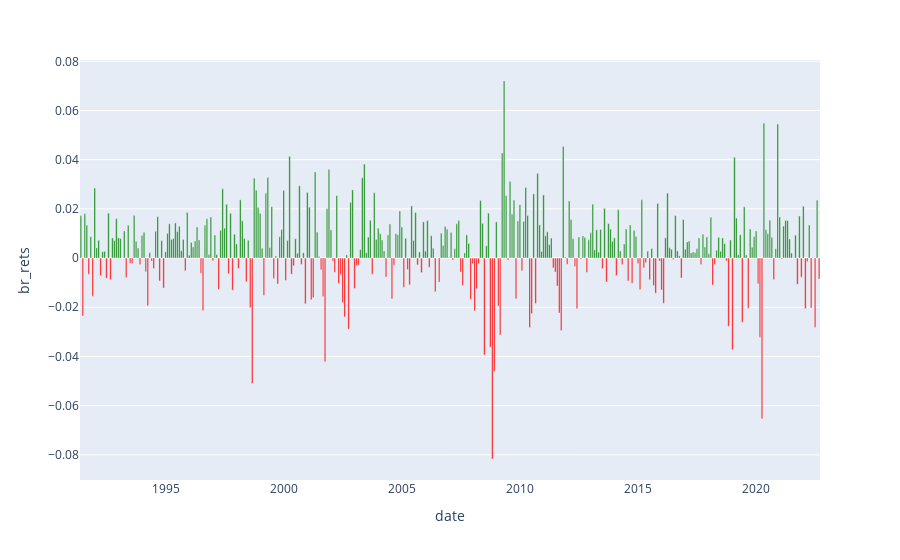

Notebook source saved alongside this figure:
### Code cell
monthly_rets = strategy_returns[["date", "br_rets"]].resample('M', on='date').mean() # Calculate average daily return for each month
monthly_rets['Colour']='red' # Add column with 'red' value
monthly_rets.loc[monthly_rets['br_rets']>=0, 'Colour']='green' # Replace 'red' with 'green' where return is non-negative
px.bar(monthly_rets,x=monthly_rets.index,y="br_rets").update_traces(marker_color=monthly_rets["Colour"]).show()

### Figure 1 — Plotly figure (JSON) as saved in the notebook; plotly's stock layout.template omitted (floating-point values rounded to 4 significant figures; data arrays with more than 128 entries replaced by an {"elided": "..."} marker saying what was removed)
{"data": [{"alignmentgroup": "True", "hovertemplate": "date=%{x}<br>br_rets=%{y}<extra></extra>", "legendgroup": "", "marker": {"color": {"elided": "376 str values"}, "pattern": {"shape": ""}}, "name": "", "offsetgroup": "", "orientation": "v", "showlegend": false, "textposition": "auto", "type": "bar", "x": {"elided": "376 str values"}, "xaxis": "x", "y": {"elided": "376 float values"}, "yaxis": "y"}], "layout": {"barmode": "relative", "legend": {"tracegroupgap": 0}, "margin": {"t": 60}, "xaxis": {"anchor": "y", "domain": [0, 1], "title": {"text": "date"}}, "yaxis": {"anchor": "x", "domain": [0, 1], "title": {"text": "br_rets"}}}}
